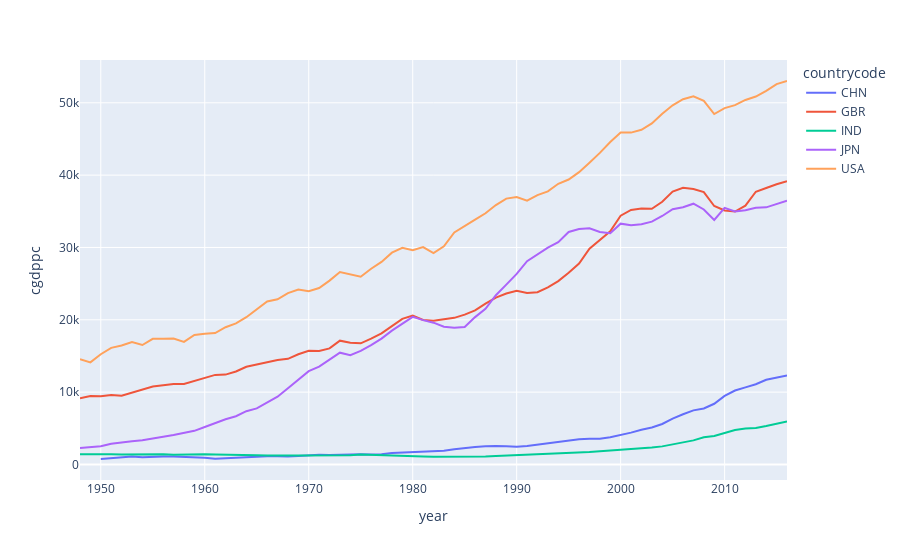

The notebook cell saved with this chart:
### Code cell
import pandas as pd
import plotly.express as px

# Madison Project Historical GDP Data
df = pd.read_stata("/Users/kalyan/OneDrive-IIMV/OneDrive - IIM VIZAG/Python-Exercise-KK/base-data/mpd2018.dta")
print(df.columns)
df.dropna(subset=["year","cgdppc"],inplace=True)
#country_list = ['IND','CHN','USA', 'PAK','GBR','JPN']
country_list = ['IND','CHN','USA','GBR','JPN']

filt = df['countrycode'].isin(country_list) & (df['year'] > 1947)
df = df[['year','cgdppc','rgdpnapc','country','countrycode']][filt]
df
fig = px.line(df, x="year", y="cgdppc", color="countrycode")
fig.show()
